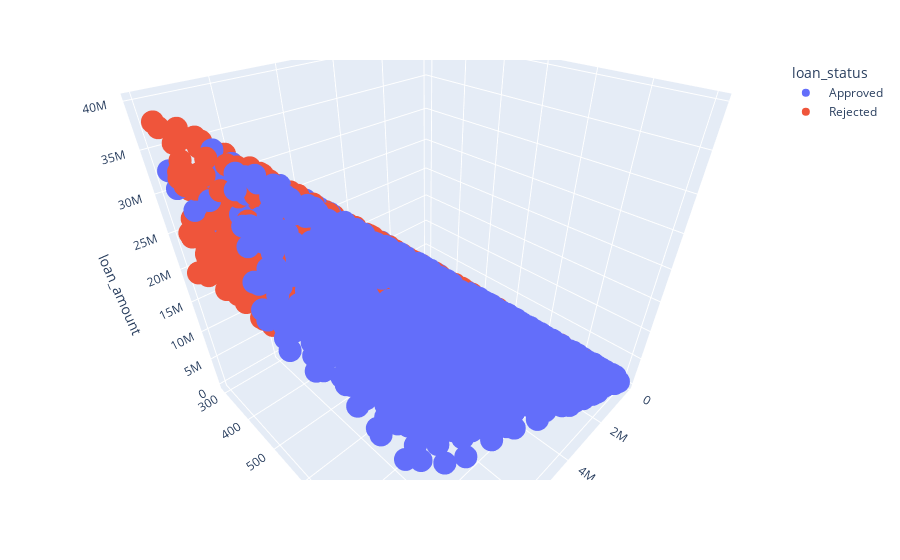

The notebook cell saved with this chart:
### Code cell
#@title Plot three features in 3D by entering their names and running this cell
x_axis_data = ' income_annum'  # @param {type: "string"}
y_axis_data = ' cibil_score'  # @param {type: "string"}
z_axis_data = ' loan_amount'  # @param {type: "string"}
#creating a plot
px.scatter_3d(
    loan_approval_dataset,
    x=x_axis_data,
    y=y_axis_data,
    z=z_axis_data,
    color=' loan_status',
#displaying the plot
).show()

### Figure 1 — Plotly figure (JSON) as saved in the notebook; plotly's stock layout.template omitted (floating-point values rounded to 4 significant figures; data arrays with more than 128 entries replaced by an {"elided": "..."} marker saying what was removed)
{"data": [{"hovertemplate": " loan_status= Approved<br> income_annum=%{x}<br> cibil_score=%{y}<br> loan_amount=%{z}<extra></extra>", "legendgroup": " Approved", "marker": {"color": "#636efa", "symbol": "circle"}, "mode": "markers", "name": " Approved", "scene": "scene", "showlegend": true, "type": "scatter3d", "x": {"elided": "2656 int values"}, "y": {"elided": "2656 int values"}, "z": {"elided": "2656 int values"}}, {"hovertemplate": " loan_status= Rejected<br> income_annum=%{x}<br> cibil_score=%{y}<br> loan_amount=%{z}<extra></extra>", "legendgroup": " Rejected", "marker": {"color": "#EF553B", "symbol": "circle"}, "mode": "markers", "name": " Rejected", "scene": "scene", "showlegend": true, "type": "scatter3d", "x": {"elided": "1613 int values"}, "y": {"elided": "1613 int values"}, "z": {"elided": "1613 int values"}}], "layout": {"autosize": true, "legend": {"title": {"text": " loan_status"}, "tracegroupgap": 0}, "margin": {"t": 60}, "scene": {"aspectmode": "auto", "aspectratio": {"x": 1, "y": 1, "z": 1}, "camera": {"center": {"x": 0, "y": 0, "z": 0}, "eye": {"x": 0.8441, "y": 0.8441, "z": 0.8441}, "projection": {"type": "perspective"}, "up": {"x": 0, "y": 0, "z": 1}}, "domain": {"x": [0, 1], "y": [0, 1]}, "xaxis": {"title": {"text": " income_annum"}, "type": "linear"}, "yaxis": {"title": {"text": " cibil_score"}, "type": "linear"}, "zaxis": {"title": {"text": " loan_amount"}, "type": "linear"}}}}
